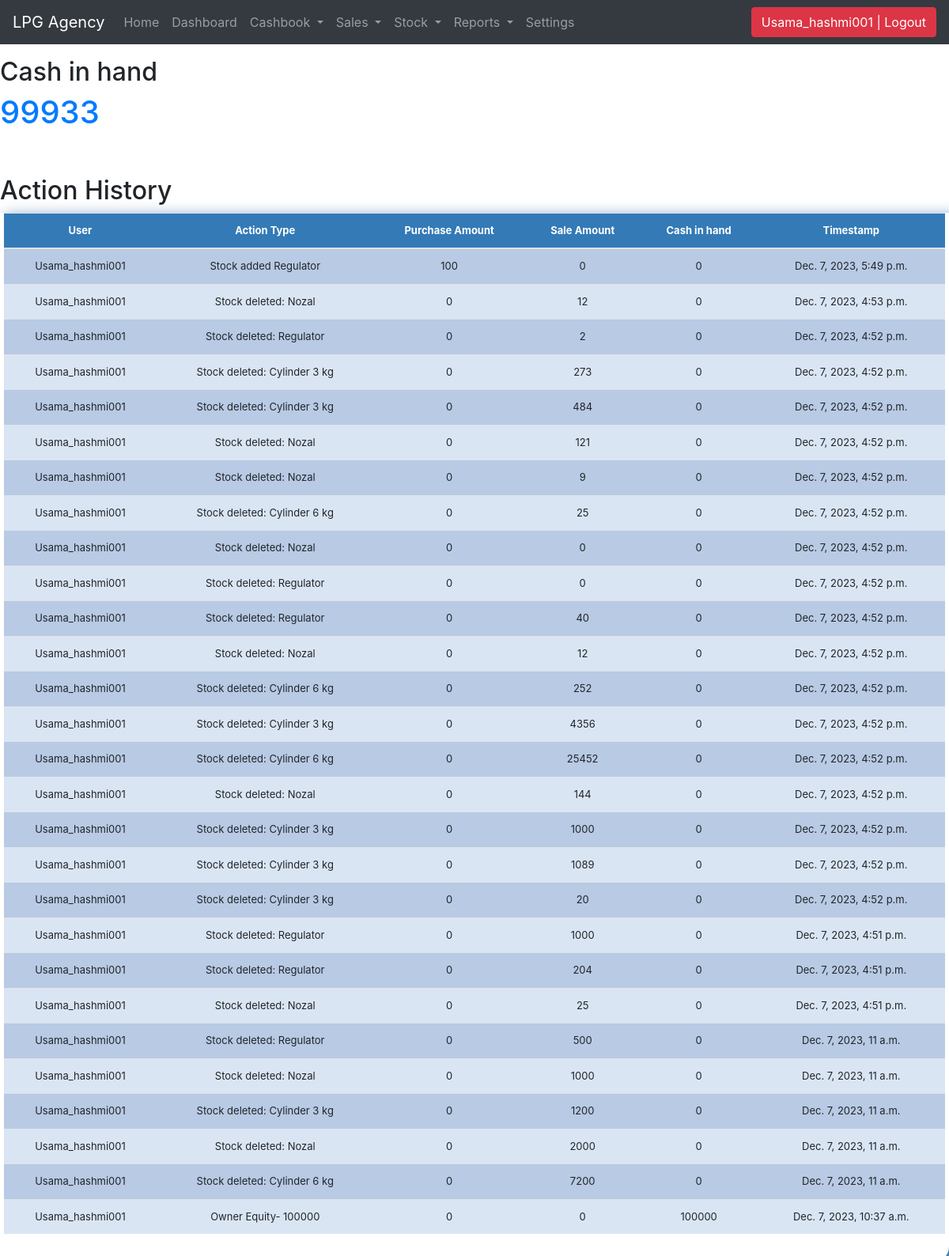
Screenshot of /action_history/ (signed in) with the database file from the repository.
### stockmgmt/models.py (models this page shows, shortened)
class ActionHistory(models.Model):
    user = models.ForeignKey(User, on_delete=models.CASCADE)
    action_type = models.CharField(max_length=255)
    timestamp = models.DateTimeField(auto_now_add=True)
    cash = models.ForeignKey(Stock, on_delete=models.CASCADE, blank=True,null=True)
    sale_cash = models.IntegerField(default=0, blank=True, null=True)
    cash_hand = models.IntegerField(default=0, blank=True, null=True)

class Stock(models.Model):
    category = models.ForeignKey(Category, on_delete=models.CASCADE, blank=True)
    item_name = models.ForeignKey(Itemsmodel, on_delete=models.CASCADE, blank=True)
    quantity = models.IntegerField(default='0', blank=True, null=True)
    rate = models.IntegerField(default='0', blank=True, null=True)
    account_payable = models.IntegerField(default='0', blank=True, null=True)
    company = models.ForeignKey(Company, on_delete=models.SET_NULL, null=True)
    vender = models.ForeignKey(Vender, on_delete=models.SET_NULL, null=True)
    receive_quantity = models.IntegerField(default='0', blank=True, null=True)
    receive_by = models.CharField(max_length=50, blank=True, null=True)
    addcash = models.IntegerField(default='0', blank=True, null=True)
    issue_quantity = models.IntegerField(default='0', blank=True, null=True)
    issue_by = models.CharField(max_length=50, blank=True, null=True)
    issue_to = models.CharField(max_length=50, blank=True, null=True)
    phone_number = models.CharField(max_length=50, blank=True, null=True)
    created_by = models.CharField(max_length=50, blank=True, null=True)
    reorder_level = models.IntegerField(default='0', blank=True, null=True)
    lastupdate = models.DateTimeField(auto_now_add=False, auto_now=True)
    timestamp = models.DateTimeField(auto_now_add=True, auto_now=False)
    Expense_category = models.ForeignKey(Expense, on_delete=models.CASCADE,null=True, blank=True)
    batch_number = models.CharField(max_length=10, blank=True, null=True)

### stockmgmt/views.py (the view)
# urls.py: path('action_history/', views.action_history, name='action_history'),
def action_history(request):
    if request.user.is_authenticated==True:
        total_cash = calculate_total_cash()
        history_entries = ActionHistory.objects.all().order_by('-timestamp')
        total_value = 0
        for entry in history_entries:
            if entry.cash:
                entry.total_value = entry.cash.quantity * entry.cash.rate
                entry.remaining_amount = entry.total_value - total_cash
            else:
                entry.total_value = 0
                entry.remaining_amount = 0
            entry.save()
        context = {
            'history_entries': history_entries,
            'form': AddCashForm(),
            'total_cash': total_cash,
            'total_value': total_value
        }
        return render(request, 'action_history.html', context)
    else:
        return redirect ('user_login')

### stockmgmt/views.py (called while the page is built)
def calculate_total_cash():
    total_cash = AddCash.objects.aggregate(Sum('cash'))['cash__sum'] or 0
    return total_cash

### stockmgmt/templates/action_history.html (shortened to what this page needs)
{% load static%}
{% include 'navbar.html'%}
<!doctype html>
<html lang="en">
  <head>
<link href="{% static 'css/stylesheet.css' %}" rel="stylesheet">
<link rel="stylesheet" href="https://cdn.jsdelivr.net/npm/bootstrap@4.4.1/dist/css/bootstrap.min.css">
    <link href="{% static 'css/navbar-top-fixed.css' %}" rel="stylesheet">
  </head>
  <body>
    <h2>Cash in hand</h2>
   {% if total_cash == 0 %}
   <h1><a href="/add_cash">Add Cash</a></h1>
    {% else %}
  <h1><a href="/add_cash">{{ total_cash }}</a></h1>
  {% endif %}
<br> <br>
<h2>Action History</h2>
<div class="display_table">
  <table class='table'>
    <thead>
        <tr>
            <th>User</th>
            <th>Action Type</th>
            <th>Purchase Amount</th>
            <th>Sale Amount</th>
            <th>Cash in hand</th>
            <th>Timestamp</th>
        </tr>
    </thead>
    <tbody>
        {% for entry in history_entries %}
        <tr>
            <td>{{ entry.user.username }}</td>
            <td>{{ entry.action_type }}</td>
            <td>{{ entry.total_value }}</td>
            <td>{{ entry.sale_cash }}</td>
            <td>{{ entry.cash_hand }}</td>
            <td>{% if entry.cash %}{{ entry.cash.timestamp }}{% else %}{{ entry.timestamp }}{% endif %}</td>
        </tr>
        {% endfor %}
    </tbody>
</table>
</div>
</body>
</html>

### stockmgmt/templates/navbar.html (shortened to what this page needs)
<!DOCTYPE html>
<html lang="en">
<head>
    <link rel="stylesheet" href="https://stackpath.bootstrapcdn.com/bootstrap/4.3.1/css/bootstrap.min.css">
</head>
<body>
<nav class="navbar navbar-expand-md navbar-dark fixed-top bg-dark">
    <a class="navbar-brand" href="/home">LPG Agency</a>
    <div class="collapse navbar-collapse" id="navbarCollapse">
        <ul class="navbar-nav mr-auto">
            <li class="nav-item">
                <a class="nav-link" href="/home" >Home</a>
            </li>
            <li class="nav-item">
                <a class="nav-link" href="">Dashboard </a>
            </li>
            <li class="nav-item dropdown">
                <a class="nav-link dropdown-toggle" href="#" id="submenuCashbook" role="button" data-toggle="dropdown"
                aria-haspopup="true" aria-expanded="false">
                    Cashbook
                </a>
            </li>
            <li class="nav-item dropdown">
                <a class="nav-link dropdown-toggle" href="#" id="submenuSales" role="button" data-toggle="dropdown"
                   aria-haspopup="true" aria-expanded="false">
                    Sales
                </a>
            </li>
            <li class="nav-item dropdown">
                <a class="nav-link dropdown-toggle" href="#" id="submenuStock" role="button" data-toggle="dropdown"
                aria-haspopup="true" aria-expanded="false">
                    Stock
                </a>
            </li>
            <li class="nav-item dropdown">
                <a class="nav-link dropdown-toggle" href="#" id="submenuReports" role="button" data-toggle="dropdown"
                aria-haspopup="true" aria-expanded="false">
                    Reports
                </a>
            </li>
            <li class="nav-item">
                <a class="nav-link" href="/setting_app">Settings</a>
            </li>
        </ul>
        <ul class="navbar-nav">
            {% if request.user.is_authenticated %}
                <li><a href="/logout/"><button class="btn btn-danger">{{ user }} | Logout</button></a></li>
            {% else %}
                <li><a href="/login/">Login</a></li>
            {% endif %}
        </ul>
    </div>
</nav>
</body>
</html>

### stockmgmt/static/css/stylesheet.css (style rules this page uses)
body { background-color: #119739; }
.table { font-size: 13px; text-align: center; width: 95%; margin: auto; }
.table tr:nth-child(odd) { background: #B8CAE4 }
.table tr:nth-child(even) { background: #dae5f4 }
th { background-color: #337ab7; color: white; }
.display_table { border-bottom-right-radius: 20px; padding-left: 5px; padding-right: 5px; padding-bottom: 20px; box-shadow: 12px 12px 20px 6px #437cae; }

### stockmgmt/static/css/navbar-top-fixed.css (style rules this page uses)
body { min-height: 75rem; padding-top: 4.5rem; }

### stockmgmt/templates/navbar.html (style rules this page uses)
.navbar-dark.bg-dark { background-color: #80602; }

### rows the page displays
ActionHistory: user.username "Usama_hashmi001", action_type "Stock added Regulator", total_value "100", sale_cash "0", cash_hand "0", cash.timestamp "Dec. 7, 2023, 5:49 p.m."
ActionHistory: user.username "Usama_hashmi001", action_type "Stock deleted: Nozal", total_value "0", sale_cash "12", cash_hand "0", timestamp "Dec. 7, 2023, 4:53 p.m."
ActionHistory: user.username "Usama_hashmi001", action_type "Stock deleted: Regulator", total_value "0", sale_cash "2", cash_hand "0", timestamp "Dec. 7, 2023, 4:52 p.m."
ActionHistory: user.username "Usama_hashmi001", action_type "Stock deleted: Cylinder 3 kg", total_value "0", sale_cash "273", cash_hand "0", timestamp "Dec. 7, 2023, 4:52 p.m."
ActionHistory: user.username "Usama_hashmi001", action_type "Stock deleted: Cylinder 3 kg", total_value "0", sale_cash "484", cash_hand "0", timestamp "Dec. 7, 2023, 4:52 p.m."
ActionHistory: user.username "Usama_hashmi001", action_type "Stock deleted: Nozal", total_value "0", sale_cash "121", cash_hand "0", timestamp "Dec. 7, 2023, 4:52 p.m."
ActionHistory: user.username "Usama_hashmi001", action_type "Stock deleted: Nozal", total_value "0", sale_cash "9", cash_hand "0", timestamp "Dec. 7, 2023, 4:52 p.m."
ActionHistory: user.username "Usama_hashmi001", action_type "Stock deleted: Cylinder 6 kg", total_value "0", sale_cash "25", cash_hand "0", timestamp "Dec. 7, 2023, 4:52 p.m."
ActionHistory: user.username "Usama_hashmi001", action_type "Stock deleted: Nozal", total_value "0", sale_cash "0", cash_hand "0", timestamp "Dec. 7, 2023, 4:52 p.m."
ActionHistory: user.username "Usama_hashmi001", action_type "Stock deleted: Regulator", total_value "0", sale_cash "0", cash_hand "0", timestamp "Dec. 7, 2023, 4:52 p.m."
ActionHistory: user.username "Usama_hashmi001", action_type "Stock deleted: Regulator", total_value "0", sale_cash "40", cash_hand "0", timestamp "Dec. 7, 2023, 4:52 p.m."
ActionHistory: user.username "Usama_hashmi001", action_type "Stock deleted: Nozal", total_value "0", sale_cash "12", cash_hand "0", timestamp "Dec. 7, 2023, 4:52 p.m."
ActionHistory: user.username "Usama_hashmi001", action_type "Stock deleted: Cylinder 6 kg", total_value "0", sale_cash "252", cash_hand "0", timestamp "Dec. 7, 2023, 4:52 p.m."
ActionHistory: user.username "Usama_hashmi001", action_type "Stock deleted: Cylinder 3 kg", total_value "0", sale_cash "4356", cash_hand "0", timestamp "Dec. 7, 2023, 4:52 p.m."
ActionHistory: user.username "Usama_hashmi001", action_type "Stock deleted: Cylinder 6 kg", total_value "0", sale_cash "25452", cash_hand "0", timestamp "Dec. 7, 2023, 4:52 p.m."
ActionHistory: user.username "Usama_hashmi001", action_type "Stock deleted: Nozal", total_value "0", sale_cash "144", cash_hand "0", timestamp "Dec. 7, 2023, 4:52 p.m."
ActionHistory: user.username "Usama_hashmi001", action_type "Stock deleted: Cylinder 3 kg", total_value "0", sale_cash "1000", cash_hand "0", timestamp "Dec. 7, 2023, 4:52 p.m."
ActionHistory: user.username "Usama_hashmi001", action_type "Stock deleted: Cylinder 3 kg", total_value "0", sale_cash "1089", cash_hand "0", timestamp "Dec. 7, 2023, 4:52 p.m."
ActionHistory: user.username "Usama_hashmi001", action_type "Stock deleted: Cylinder 3 kg", total_value "0", sale_cash "20", cash_hand "0", timestamp "Dec. 7, 2023, 4:52 p.m."
ActionHistory: user.username "Usama_hashmi001", action_type "Stock deleted: Regulator", total_value "0", sale_cash "1000", cash_hand "0", timestamp "Dec. 7, 2023, 4:51 p.m."
ActionHistory: user.username "Usama_hashmi001", action_type "Stock deleted: Regulator", total_value "0", sale_cash "204", cash_hand "0", timestamp "Dec. 7, 2023, 4:51 p.m."
ActionHistory: user.username "Usama_hashmi001", action_type "Stock deleted: Nozal", total_value "0", sale_cash "25", cash_hand "0", timestamp "Dec. 7, 2023, 4:51 p.m."
ActionHistory: user.username "Usama_hashmi001", action_type "Stock deleted: Regulator", total_value "0", sale_cash "500", cash_hand "0", timestamp "Dec. 7, 2023, 11 a.m."
ActionHistory: user.username "Usama_hashmi001", action_type "Stock deleted: Nozal", total_value "0", sale_cash "1000", cash_hand "0", timestamp "Dec. 7, 2023, 11 a.m."
ActionHistory: user.username "Usama_hashmi001", action_type "Stock deleted: Cylinder 3 kg", total_value "0", sale_cash "1200", cash_hand "0", timestamp "Dec. 7, 2023, 11 a.m."
ActionHistory: user.username "Usama_hashmi001", action_type "Stock deleted: Nozal", total_value "0", sale_cash "2000", cash_hand "0", timestamp "Dec. 7, 2023, 11 a.m."
ActionHistory: user.username "Usama_hashmi001", action_type "Stock deleted: Cylinder 6 kg", total_value "0", sale_cash "7200", cash_hand "0", timestamp "Dec. 7, 2023, 11 a.m."
ActionHistory: user.username "Usama_hashmi001", action_type "Owner Equity- 100000", total_value "0", sale_cash "0", cash_hand "100000", timestamp "Dec. 7, 2023, 10:37 a.m."

### other values shown
{{ user }} "Usama_hashmi001"
{{ total_cash }} "99933"
